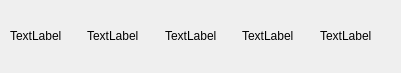
<?xml version="1.0" encoding="UTF-8"?>
<ui version="4.0">
 <class>BillDetailWidget</class>
 <widget class="QWidget" name="BillDetailWidget">
  <property name="geometry">
   <rect>
    <x>0</x>
    <y>0</y>
    <width>401</width>
    <height>73</height>
   </rect>
  </property>
  <property name="windowTitle">
   <string>Form</string>
  </property>
  <widget class="QWidget" name="">
   <property name="geometry">
    <rect>
     <x>10</x>
     <y>10</y>
     <width>381</width>
     <height>51</height>
    </rect>
   </property>
   <layout class="QHBoxLayout" name="horizontalLayout">
    <item>
     <widget class="QLabel" name="labelQuantity">
      <property name="text">
       <string>TextLabel</string>
      </property>
      <property name="scaledContents">
       <bool>true</bool>
      </property>
     </widget>
    </item>
    <item>
     <widget class="QLabel" name="labelCategory">
      <property name="text">
       <string>TextLabel</string>
      </property>
      <property name="scaledContents">
       <bool>true</bool>
      </property>
     </widget>
    </item>
    <item>
     <widget class="QLabel" name="labelAccount">
      <property name="text">
       <string>TextLabel</string>
      </property>
      <property name="scaledContents">
       <bool>true</bool>
      </property>
     </widget>
    </item>
    <item>
     <widget class="QLabel" name="labelDate">
      <property name="text">
       <string>TextLabel</string>
      </property>
      <property name="scaledContents">
       <bool>true</bool>
      </property>
     </widget>
    </item>
    <item>
     <widget class="QLabel" name="labelNote">
      <property name="text">
       <string>TextLabel</string>
      </property>
      <property name="scaledContents">
       <bool>true</bool>
      </property>
     </widget>
    </item>
   </layout>
  </widget>
 </widget>
 <resources/>
 <connections/>
</ui>
